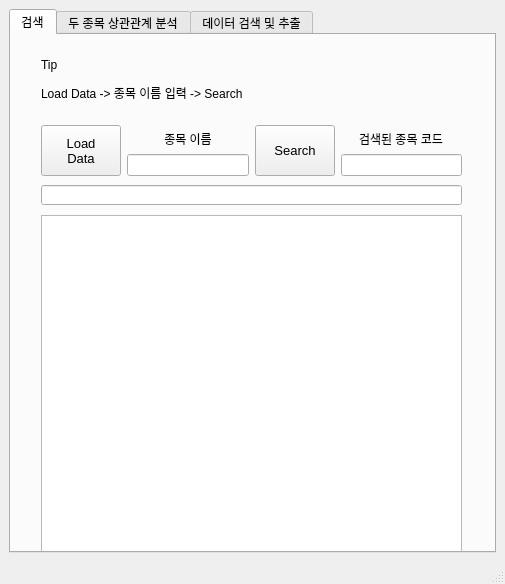
<?xml version="1.0" encoding="UTF-8"?>
<ui version="4.0">
 <class>MainWindow</class>
 <widget class="QMainWindow" name="MainWindow">
  <property name="geometry">
   <rect>
    <x>0</x>
    <y>0</y>
    <width>505</width>
    <height>584</height>
   </rect>
  </property>
  <property name="font">
   <font>
    <stylestrategy>PreferAntialias</stylestrategy>
   </font>
  </property>
  <property name="windowTitle">
   <string>MainWindow</string>
  </property>
  <widget class="QWidget" name="centralwidget">
   <layout class="QVBoxLayout" name="verticalLayout">
    <item>
     <widget class="QTabWidget" name="tabWidget">
      <property name="currentIndex">
       <number>0</number>
      </property>
      <widget class="QWidget" name="tab_1">
       <attribute name="title">
        <string>검색</string>
       </attribute>
       <widget class="QTableView" name="tableView_Stocklist">
        <property name="geometry">
         <rect>
          <x>30</x>
          <y>180</y>
          <width>421</width>
          <height>341</height>
         </rect>
        </property>
       </widget>
       <widget class="QLineEdit" name="result_1">
        <property name="geometry">
         <rect>
          <x>30</x>
          <y>150</y>
          <width>421</width>
          <height>20</height>
         </rect>
        </property>
        <property name="font">
         <font>
          <weight>75</weight>
          <bold>true</bold>
         </font>
        </property>
        <property name="cursor">
         <cursorShape>IBeamCursor</cursorShape>
        </property>
        <property name="alignment">
         <set>Qt::AlignCenter</set>
        </property>
        <property name="dragEnabled">
         <bool>true</bool>
        </property>
        <property name="readOnly">
         <bool>true</bool>
        </property>
       </widget>
       <widget class="QWidget" name="horizontalLayoutWidget_7">
        <property name="geometry">
         <rect>
          <x>30</x>
          <y>90</y>
          <width>421</width>
          <height>51</height>
         </rect>
        </property>
        <layout class="QHBoxLayout" name="horizontalLayout_6">
         <item>
          <widget class="QPushButton" name="Load_data_btn">
           <property name="sizePolicy">
            <sizepolicy hsizetype="Maximum" vsizetype="Ignored">
             <horstretch>0</horstretch>
             <verstretch>0</verstretch>
            </sizepolicy>
           </property>
           <property name="font">
            <font>
             <pointsize>10</pointsize>
             <stylestrategy>PreferAntialias</stylestrategy>
            </font>
           </property>
           <property name="autoFillBackground">
            <bool>false</bool>
           </property>
           <property name="text">
            <string>Load
Data</string>
           </property>
           <property name="autoDefault">
            <bool>false</bool>
           </property>
          </widget>
         </item>
         <item>
          <layout class="QVBoxLayout" name="verticalLayout_11">
           <item alignment="Qt::AlignHCenter|Qt::AlignBottom">
            <widget class="QLabel" name="label1_8">
             <property name="sizePolicy">
              <sizepolicy hsizetype="Fixed" vsizetype="Fixed">
               <horstretch>0</horstretch>
               <verstretch>0</verstretch>
              </sizepolicy>
             </property>
             <property name="font">
              <font>
               <pointsize>9</pointsize>
               <stylestrategy>PreferAntialias</stylestrategy>
              </font>
             </property>
             <property name="text">
              <string>종목 이름</string>
             </property>
             <property name="alignment">
              <set>Qt::AlignCenter</set>
             </property>
            </widget>
           </item>
           <item>
            <widget class="QLineEdit" name="stock_name">
             <property name="sizePolicy">
              <sizepolicy hsizetype="Ignored" vsizetype="Ignored">
               <horstretch>0</horstretch>
               <verstretch>0</verstretch>
              </sizepolicy>
             </property>
             <property name="inputMethodHints">
              <set>Qt::ImhDigitsOnly</set>
             </property>
             <property name="text">
              <string/>
             </property>
             <property name="alignment">
              <set>Qt::AlignCenter</set>
             </property>
            </widget>
           </item>
          </layout>
         </item>
         <item>
          <widget class="QPushButton" name="Search_btn">
           <property name="sizePolicy">
            <sizepolicy hsizetype="Maximum" vsizetype="Ignored">
             <horstretch>0</horstretch>
             <verstretch>0</verstretch>
            </sizepolicy>
           </property>
           <property name="font">
            <font>
             <pointsize>10</pointsize>
             <stylestrategy>PreferAntialias</stylestrategy>
            </font>
           </property>
           <property name="autoFillBackground">
            <bool>false</bool>
           </property>
           <property name="text">
            <string>Search</string>
           </property>
          </widget>
         </item>
         <item>
          <layout class="QVBoxLayout" name="verticalLayout_16">
           <item alignment="Qt::AlignHCenter|Qt::AlignBottom">
            <widget class="QLabel" name="label_10">
             <property name="sizePolicy">
              <sizepolicy hsizetype="Fixed" vsizetype="Fixed">
               <horstretch>0</horstretch>
               <verstretch>0</verstretch>
              </sizepolicy>
             </property>
             <property name="font">
              <font>
               <pointsize>9</pointsize>
               <stylestrategy>PreferAntialias</stylestrategy>
              </font>
             </property>
             <property name="text">
              <string>검색된 종목 코드</string>
             </property>
             <property name="alignment">
              <set>Qt::AlignCenter</set>
             </property>
            </widget>
           </item>
           <item>
            <widget class="QLineEdit" name="stock_number">
             <property name="sizePolicy">
              <sizepolicy hsizetype="Ignored" vsizetype="Ignored">
               <horstretch>0</horstretch>
               <verstretch>0</verstretch>
              </sizepolicy>
             </property>
             <property name="inputMethodHints">
              <set>Qt::ImhDigitsOnly</set>
             </property>
             <property name="text">
              <string/>
             </property>
             <property name="alignment">
              <set>Qt::AlignCenter</set>
             </property>
             <property name="readOnly">
              <bool>true</bool>
             </property>
            </widget>
           </item>
          </layout>
         </item>
        </layout>
       </widget>
       <widget class="QLabel" name="label1_9">
        <property name="geometry">
         <rect>
          <x>30</x>
          <y>10</y>
          <width>421</width>
          <height>71</height>
         </rect>
        </property>
        <property name="sizePolicy">
         <sizepolicy hsizetype="Fixed" vsizetype="Fixed">
          <horstretch>0</horstretch>
          <verstretch>0</verstretch>
         </sizepolicy>
        </property>
        <property name="font">
         <font>
          <pointsize>9</pointsize>
          <stylestrategy>PreferAntialias</stylestrategy>
         </font>
        </property>
        <property name="frameShape">
         <enum>QFrame::NoFrame</enum>
        </property>
        <property name="frameShadow">
         <enum>QFrame::Plain</enum>
        </property>
        <property name="text">
         <string>&lt;html&gt;&lt;head/&gt;&lt;body&gt;&lt;p&gt;Tip&lt;/p&gt;&lt;p&gt;Load Data -&amp;gt; 종목 이름 입력 -&amp;gt; Search&lt;/p&gt;&lt;/body&gt;&lt;/html&gt;</string>
        </property>
        <property name="textFormat">
         <enum>Qt::AutoText</enum>
        </property>
        <property name="alignment">
         <set>Qt::AlignLeading|Qt::AlignLeft|Qt::AlignVCenter</set>
        </property>
       </widget>
      </widget>
      <widget class="QWidget" name="tab_3">
       <attribute name="title">
        <string>두 종목 상관관계 분석</string>
       </attribute>
       <widget class="QTabWidget" name="tabWidget_2">
        <property name="geometry">
         <rect>
          <x>30</x>
          <y>180</y>
          <width>421</width>
          <height>331</height>
         </rect>
        </property>
        <property name="sizePolicy">
         <sizepolicy hsizetype="Ignored" vsizetype="Ignored">
          <horstretch>0</horstretch>
          <verstretch>0</verstretch>
         </sizepolicy>
        </property>
        <property name="currentIndex">
         <number>0</number>
        </property>
        <widget class="QWidget" name="tab">
         <attribute name="title">
          <string>분석 결과 값</string>
         </attribute>
         <widget class="QTableView" name="result_table">
          <property name="geometry">
           <rect>
            <x>0</x>
            <y>0</y>
            <width>421</width>
            <height>261</height>
           </rect>
          </property>
         </widget>
         <widget class="QPushButton" name="save_btn_1">
          <property name="geometry">
           <rect>
            <x>0</x>
            <y>270</y>
            <width>411</width>
            <height>31</height>
           </rect>
          </property>
          <property name="sizePolicy">
           <sizepolicy hsizetype="Maximum" vsizetype="Ignored">
            <horstretch>0</horstretch>
            <verstretch>0</verstretch>
           </sizepolicy>
          </property>
          <property name="font">
           <font>
            <pointsize>10</pointsize>
            <stylestrategy>PreferAntialias</stylestrategy>
           </font>
          </property>
          <property name="autoFillBackground">
           <bool>false</bool>
          </property>
          <property name="text">
           <string>저장</string>
          </property>
         </widget>
        </widget>
        <widget class="QWidget" name="tab_13">
         <attribute name="title">
          <string>분석 그래프</string>
         </attribute>
         <widget class="QPushButton" name="save_btn_2">
          <property name="geometry">
           <rect>
            <x>10</x>
            <y>270</y>
            <width>391</width>
            <height>31</height>
           </rect>
          </property>
          <property name="sizePolicy">
           <sizepolicy hsizetype="Maximum" vsizetype="Ignored">
            <horstretch>0</horstretch>
            <verstretch>0</verstretch>
           </sizepolicy>
          </property>
          <property name="font">
           <font>
            <pointsize>10</pointsize>
            <stylestrategy>PreferAntialias</stylestrategy>
           </font>
          </property>
          <property name="autoFillBackground">
           <bool>false</bool>
          </property>
          <property name="text">
           <string>저장</string>
          </property>
         </widget>
        </widget>
       </widget>
       <widget class="QWidget" name="horizontalLayoutWidget_5">
        <property name="geometry">
         <rect>
          <x>30</x>
          <y>90</y>
          <width>421</width>
          <height>51</height>
         </rect>
        </property>
        <layout class="QHBoxLayout" name="horizontalLayout">
         <item>
          <layout class="QHBoxLayout" name="horizontalLayout_1">
           <item>
            <layout class="QVBoxLayout" name="verticalLayout_1">
             <item alignment="Qt::AlignHCenter|Qt::AlignBottom">
              <widget class="QLabel" name="label1">
               <property name="sizePolicy">
                <sizepolicy hsizetype="Fixed" vsizetype="Fixed">
                 <horstretch>0</horstretch>
                 <verstretch>0</verstretch>
                </sizepolicy>
               </property>
               <property name="font">
                <font>
                 <pointsize>9</pointsize>
                 <stylestrategy>PreferAntialias</stylestrategy>
                </font>
               </property>
               <property name="text">
                <string>데이터 수</string>
               </property>
               <property name="alignment">
                <set>Qt::AlignCenter</set>
               </property>
              </widget>
             </item>
             <item>
              <widget class="QLineEdit" name="data_len">
               <property name="sizePolicy">
                <sizepolicy hsizetype="Ignored" vsizetype="Ignored">
                 <horstretch>0</horstretch>
                 <verstretch>0</verstretch>
                </sizepolicy>
               </property>
               <property name="inputMethodHints">
                <set>Qt::ImhDigitsOnly</set>
               </property>
               <property name="text">
                <string/>
               </property>
               <property name="alignment">
                <set>Qt::AlignCenter</set>
               </property>
              </widget>
             </item>
            </layout>
           </item>
           <item>
            <layout class="QVBoxLayout" name="verticalLayout_2">
             <item alignment="Qt::AlignHCenter|Qt::AlignBottom">
              <widget class="QLabel" name="label_2">
               <property name="sizePolicy">
                <sizepolicy hsizetype="Fixed" vsizetype="Fixed">
                 <horstretch>0</horstretch>
                 <verstretch>0</verstretch>
                </sizepolicy>
               </property>
               <property name="font">
                <font>
                 <pointsize>9</pointsize>
                 <stylestrategy>PreferAntialias</stylestrategy>
                </font>
               </property>
               <property name="text">
                <string>종목 코드 1</string>
               </property>
               <property name="alignment">
                <set>Qt::AlignCenter</set>
               </property>
              </widget>
             </item>
             <item>
              <widget class="QLineEdit" name="stock_num1">
               <property name="sizePolicy">
                <sizepolicy hsizetype="Ignored" vsizetype="Ignored">
                 <horstretch>0</horstretch>
                 <verstretch>0</verstretch>
                </sizepolicy>
               </property>
               <property name="inputMethodHints">
                <set>Qt::ImhDigitsOnly</set>
               </property>
               <property name="text">
                <string/>
               </property>
               <property name="alignment">
                <set>Qt::AlignCenter</set>
               </property>
              </widget>
             </item>
            </layout>
           </item>
           <item>
            <layout class="QVBoxLayout" name="verticalLayout_3">
             <item alignment="Qt::AlignHCenter|Qt::AlignBottom">
              <widget class="QLabel" name="label_3">
               <property name="sizePolicy">
                <sizepolicy hsizetype="Fixed" vsizetype="Fixed">
                 <horstretch>0</horstretch>
                 <verstretch>0</verstretch>
                </sizepolicy>
               </property>
               <property name="font">
                <font>
                 <pointsize>9</pointsize>
                 <stylestrategy>PreferAntialias</stylestrategy>
                </font>
               </property>
               <property name="text">
                <string>종목 코드 2</string>
               </property>
               <property name="alignment">
                <set>Qt::AlignCenter</set>
               </property>
              </widget>
             </item>
             <item>
              <widget class="QLineEdit" name="stock_num2">
               <property name="sizePolicy">
                <sizepolicy hsizetype="Ignored" vsizetype="Ignored">
                 <horstretch>0</horstretch>
                 <verstretch>0</verstretch>
                </sizepolicy>
               </property>
               <property name="inputMethodHints">
                <set>Qt::ImhDigitsOnly</set>
               </property>
               <property name="text">
                <string/>
               </property>
               <property name="alignment">
                <set>Qt::AlignCenter</set>
               </property>
              </widget>
             </item>
            </layout>
           </item>
          </layout>
         </item>
         <item>
          <widget class="QPushButton" name="Start_btn_1">
           <property name="sizePolicy">
            <sizepolicy hsizetype="Maximum" vsizetype="Ignored">
             <horstretch>0</horstretch>
             <verstretch>0</verstretch>
            </sizepolicy>
           </property>
           <property name="font">
            <font>
             <pointsize>10</pointsize>
             <stylestrategy>PreferAntialias</stylestrategy>
            </font>
           </property>
           <property name="autoFillBackground">
            <bool>false</bool>
           </property>
           <property name="text">
            <string>Start</string>
           </property>
           <property name="autoDefault">
            <bool>false</bool>
           </property>
          </widget>
         </item>
         <item>
          <widget class="QPushButton" name="Cancel_btn_1">
           <property name="sizePolicy">
            <sizepolicy hsizetype="Maximum" vsizetype="Ignored">
             <horstretch>0</horstretch>
             <verstretch>0</verstretch>
            </sizepolicy>
           </property>
           <property name="font">
            <font>
             <pointsize>10</pointsize>
             <stylestrategy>PreferAntialias</stylestrategy>
            </font>
           </property>
           <property name="autoFillBackground">
            <bool>false</bool>
           </property>
           <property name="text">
            <string>Cancel</string>
           </property>
          </widget>
         </item>
        </layout>
       </widget>
       <widget class="QLabel" name="label1_2">
        <property name="geometry">
         <rect>
          <x>30</x>
          <y>10</y>
          <width>421</width>
          <height>71</height>
         </rect>
        </property>
        <property name="sizePolicy">
         <sizepolicy hsizetype="Fixed" vsizetype="Fixed">
          <horstretch>0</horstretch>
          <verstretch>0</verstretch>
         </sizepolicy>
        </property>
        <property name="font">
         <font>
          <pointsize>9</pointsize>
          <stylestrategy>PreferAntialias</stylestrategy>
         </font>
        </property>
        <property name="inputMethodHints">
         <set>Qt::ImhNone</set>
        </property>
        <property name="frameShape">
         <enum>QFrame::NoFrame</enum>
        </property>
        <property name="frameShadow">
         <enum>QFrame::Plain</enum>
        </property>
        <property name="text">
         <string>&lt;html&gt;&lt;head/&gt;&lt;body&gt;&lt;p&gt;Tip&lt;/p&gt;&lt;p&gt;1. 데이터 수는 10배수로 입력 가능 (최근 데이터부터 가져올 수 있음)&lt;/p&gt;&lt;p&gt;2. 종목 코드는 숫자 6자리&lt;/p&gt;&lt;/body&gt;&lt;/html&gt;</string>
        </property>
        <property name="textFormat">
         <enum>Qt::AutoText</enum>
        </property>
        <property name="alignment">
         <set>Qt::AlignLeading|Qt::AlignLeft|Qt::AlignVCenter</set>
        </property>
       </widget>
       <widget class="QLineEdit" name="result_2">
        <property name="geometry">
         <rect>
          <x>30</x>
          <y>150</y>
          <width>421</width>
          <height>20</height>
         </rect>
        </property>
        <property name="font">
         <font>
          <weight>75</weight>
          <bold>true</bold>
         </font>
        </property>
        <property name="cursor">
         <cursorShape>IBeamCursor</cursorShape>
        </property>
        <property name="alignment">
         <set>Qt::AlignCenter</set>
        </property>
        <property name="readOnly">
         <bool>true</bool>
        </property>
       </widget>
      </widget>
      <widget class="QWidget" name="tab_2">
       <attribute name="title">
        <string>데이터 검색 및 추출</string>
       </attribute>
       <widget class="QLabel" name="label1_3">
        <property name="geometry">
         <rect>
          <x>30</x>
          <y>10</y>
          <width>421</width>
          <height>71</height>
         </rect>
        </property>
        <property name="sizePolicy">
         <sizepolicy hsizetype="Fixed" vsizetype="Fixed">
          <horstretch>0</horstretch>
          <verstretch>0</verstretch>
         </sizepolicy>
        </property>
        <property name="font">
         <font>
          <pointsize>9</pointsize>
          <stylestrategy>PreferAntialias</stylestrategy>
         </font>
        </property>
        <property name="frameShape">
         <enum>QFrame::NoFrame</enum>
        </property>
        <property name="frameShadow">
         <enum>QFrame::Plain</enum>
        </property>
        <property name="text">
         <string>&lt;html&gt;&lt;head/&gt;&lt;body&gt;&lt;p&gt;Tip&lt;/p&gt;&lt;p&gt;1. 데이터 수는 10배수로 입력 가능 (최근 데이터부터 가져올 수 있음)&lt;/p&gt;&lt;p&gt;2. 종목 코드는 숫자 6자리&lt;/p&gt;&lt;/body&gt;&lt;/html&gt;</string>
        </property>
        <property name="textFormat">
         <enum>Qt::AutoText</enum>
        </property>
        <property name="alignment">
         <set>Qt::AlignLeading|Qt::AlignLeft|Qt::AlignVCenter</set>
        </property>
       </widget>
       <widget class="QPushButton" name="save_btn_3">
        <property name="geometry">
         <rect>
          <x>30</x>
          <y>478</y>
          <width>421</width>
          <height>31</height>
         </rect>
        </property>
        <property name="sizePolicy">
         <sizepolicy hsizetype="Maximum" vsizetype="Ignored">
          <horstretch>0</horstretch>
          <verstretch>0</verstretch>
         </sizepolicy>
        </property>
        <property name="font">
         <font>
          <pointsize>10</pointsize>
          <stylestrategy>PreferAntialias</stylestrategy>
         </font>
        </property>
        <property name="autoFillBackground">
         <bool>false</bool>
        </property>
        <property name="text">
         <string>저장</string>
        </property>
       </widget>
       <widget class="QWidget" name="horizontalLayoutWidget_6">
        <property name="geometry">
         <rect>
          <x>30</x>
          <y>90</y>
          <width>421</width>
          <height>51</height>
         </rect>
        </property>
        <layout class="QHBoxLayout" name="horizontalLayout_4">
         <item>
          <layout class="QHBoxLayout" name="horizontalLayout_5">
           <item>
            <layout class="QVBoxLayout" name="verticalLayout_7">
             <item alignment="Qt::AlignHCenter|Qt::AlignBottom">
              <widget class="QLabel" name="label1_5">
               <property name="sizePolicy">
                <sizepolicy hsizetype="Fixed" vsizetype="Fixed">
                 <horstretch>0</horstretch>
                 <verstretch>0</verstretch>
                </sizepolicy>
               </property>
               <property name="font">
                <font>
                 <pointsize>9</pointsize>
                 <stylestrategy>PreferAntialias</stylestrategy>
                </font>
               </property>
               <property name="text">
                <string>데이터 수</string>
               </property>
               <property name="alignment">
                <set>Qt::AlignCenter</set>
               </property>
              </widget>
             </item>
             <item>
              <widget class="QLineEdit" name="data_len_2">
               <property name="sizePolicy">
                <sizepolicy hsizetype="Ignored" vsizetype="Ignored">
                 <horstretch>0</horstretch>
                 <verstretch>0</verstretch>
                </sizepolicy>
               </property>
               <property name="inputMethodHints">
                <set>Qt::ImhDigitsOnly</set>
               </property>
               <property name="text">
                <string/>
               </property>
               <property name="alignment">
                <set>Qt::AlignCenter</set>
               </property>
              </widget>
             </item>
            </layout>
           </item>
           <item>
            <layout class="QVBoxLayout" name="verticalLayout_8">
             <item alignment="Qt::AlignHCenter|Qt::AlignBottom">
              <widget class="QLabel" name="label_6">
               <property name="sizePolicy">
                <sizepolicy hsizetype="Fixed" vsizetype="Fixed">
                 <horstretch>0</horstretch>
                 <verstretch>0</verstretch>
                </sizepolicy>
               </property>
               <property name="font">
                <font>
                 <pointsize>9</pointsize>
                 <stylestrategy>PreferAntialias</stylestrategy>
                </font>
               </property>
               <property name="text">
                <string>종목 코드 1</string>
               </property>
               <property name="alignment">
                <set>Qt::AlignCenter</set>
               </property>
              </widget>
             </item>
             <item>
              <widget class="QLineEdit" name="stock_num">
               <property name="sizePolicy">
                <sizepolicy hsizetype="Ignored" vsizetype="Ignored">
                 <horstretch>0</horstretch>
                 <verstretch>0</verstretch>
                </sizepolicy>
               </property>
               <property name="inputMethodHints">
                <set>Qt::ImhDigitsOnly</set>
               </property>
               <property name="text">
                <string/>
               </property>
               <property name="alignment">
                <set>Qt::AlignCenter</set>
               </property>
              </widget>
             </item>
            </layout>
           </item>
           <item>
            <layout class="QVBoxLayout" name="verticalLayout_9">
             <item alignment="Qt::AlignHCenter|Qt::AlignBottom">
              <widget class="QLabel" name="label_7">
               <property name="sizePolicy">
                <sizepolicy hsizetype="Fixed" vsizetype="Fixed">
                 <horstretch>0</horstretch>
                 <verstretch>0</verstretch>
                </sizepolicy>
               </property>
               <property name="font">
                <font>
                 <pointsize>9</pointsize>
                 <stylestrategy>PreferAntialias</stylestrategy>
                </font>
               </property>
               <property name="text">
                <string>종목 코드 2</string>
               </property>
               <property name="alignment">
                <set>Qt::AlignCenter</set>
               </property>
              </widget>
             </item>
             <item>
              <widget class="QLineEdit" name="stock_num_2">
               <property name="sizePolicy">
                <sizepolicy hsizetype="Ignored" vsizetype="Ignored">
                 <horstretch>0</horstretch>
                 <verstretch>0</verstretch>
                </sizepolicy>
               </property>
               <property name="inputMethodHints">
                <set>Qt::ImhDigitsOnly</set>
               </property>
               <property name="text">
                <string>-</string>
               </property>
               <property name="alignment">
                <set>Qt::AlignCenter</set>
               </property>
               <property name="readOnly">
                <bool>true</bool>
               </property>
              </widget>
             </item>
            </layout>
           </item>
          </layout>
         </item>
         <item>
          <widget class="QPushButton" name="Start_btn_2">
           <property name="sizePolicy">
            <sizepolicy hsizetype="Maximum" vsizetype="Ignored">
             <horstretch>0</horstretch>
             <verstretch>0</verstretch>
            </sizepolicy>
           </property>
           <property name="font">
            <font>
             <pointsize>10</pointsize>
             <stylestrategy>PreferAntialias</stylestrategy>
            </font>
           </property>
           <property name="autoFillBackground">
            <bool>false</bool>
           </property>
           <property name="text">
            <string>Start</string>
           </property>
           <property name="autoDefault">
            <bool>false</bool>
           </property>
          </widget>
         </item>
         <item>
          <widget class="QPushButton" name="Cancel_btn_2">
           <property name="sizePolicy">
            <sizepolicy hsizetype="Maximum" vsizetype="Ignored">
             <horstretch>0</horstretch>
             <verstretch>0</verstretch>
            </sizepolicy>
           </property>
           <property name="font">
            <font>
             <pointsize>10</pointsize>
             <stylestrategy>PreferAntialias</stylestrategy>
            </font>
           </property>
           <property name="autoFillBackground">
            <bool>false</bool>
           </property>
           <property name="text">
            <string>Cancel</string>
           </property>
          </widget>
         </item>
        </layout>
       </widget>
       <widget class="QLineEdit" name="result_3">
        <property name="geometry">
         <rect>
          <x>30</x>
          <y>150</y>
          <width>421</width>
          <height>20</height>
         </rect>
        </property>
        <property name="font">
         <font>
          <weight>75</weight>
          <bold>true</bold>
         </font>
        </property>
        <property name="cursor">
         <cursorShape>IBeamCursor</cursorShape>
        </property>
        <property name="alignment">
         <set>Qt::AlignCenter</set>
        </property>
        <property name="dragEnabled">
         <bool>true</bool>
        </property>
        <property name="readOnly">
         <bool>true</bool>
        </property>
       </widget>
       <widget class="QTableView" name="tableView">
        <property name="geometry">
         <rect>
          <x>30</x>
          <y>190</y>
          <width>421</width>
          <height>271</height>
         </rect>
        </property>
        <property name="sizePolicy">
         <sizepolicy hsizetype="Ignored" vsizetype="Ignored">
          <horstretch>0</horstretch>
          <verstretch>0</verstretch>
         </sizepolicy>
        </property>
       </widget>
      </widget>
     </widget>
    </item>
   </layout>
  </widget>
  <widget class="QStatusBar" name="statusbar"/>
 </widget>
 <resources/>
 <connections/>
</ui>
